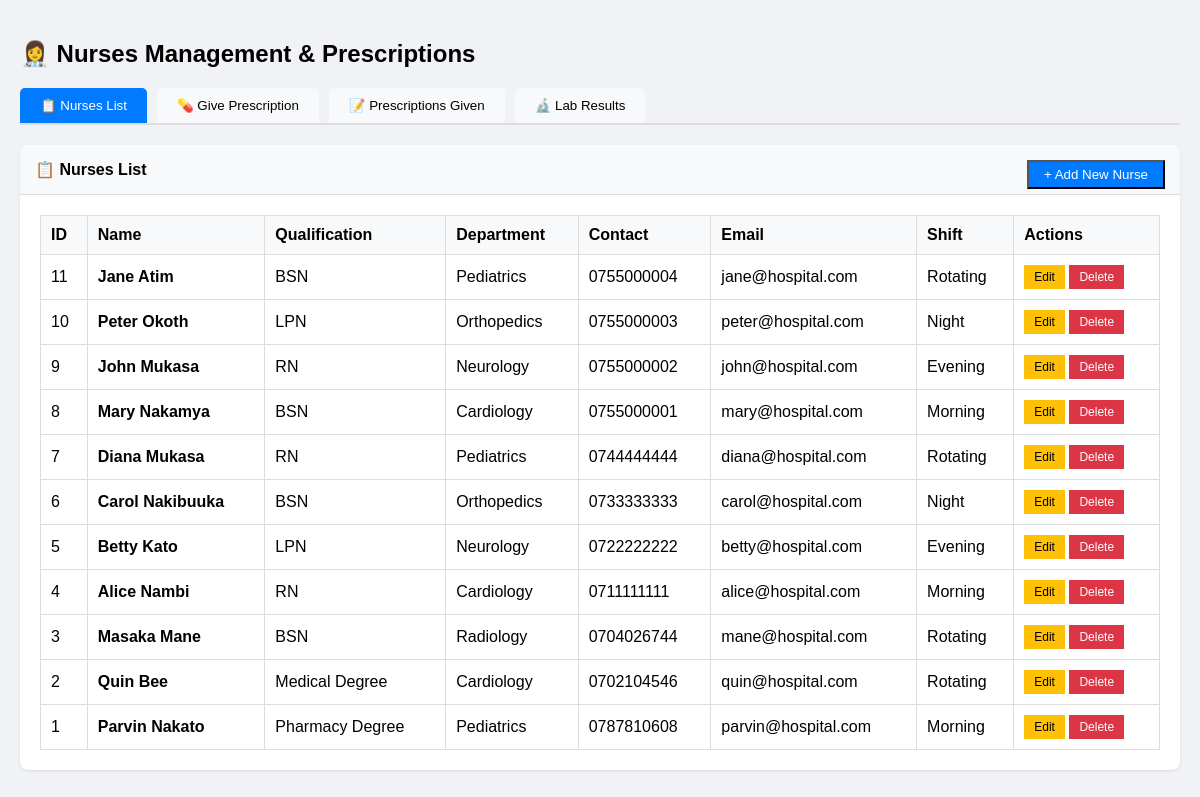
Page /try/nurses.php on the committed database.
### tables this page shows
CREATE TABLE `nurse` (
  `NurseID` int(11) NOT NULL,
  `FirstName` varchar(50) NOT NULL,
  `LastName` varchar(50) NOT NULL,
  `Qualification` varchar(200) NOT NULL,
  `ContactNo` varchar(20) NOT NULL,
  `Email` varchar(100) NOT NULL,
  `Username` varchar(50) DEFAULT NULL,
  `Password` varchar(255) DEFAULT NULL,
  `DepartmentID` int(11) DEFAULT NULL,
  `ShiftPreference` varchar(20) DEFAULT NULL CHECK (`ShiftPreference` in ('Morning','Evening','Night','Rotating')),
  `IsActive` tinyint(1) DEFAULT 1,
  `CreatedAt` timestamp NOT NULL DEFAULT current_timestamp(),
  `ProfileImage` varchar(255) DEFAULT NULL
);

CREATE TABLE `department` (
  `DepartmentID` int(11) NOT NULL,
  `DeptName` varchar(100) NOT NULL,
  `HeadDoctorID` int(11) DEFAULT NULL,
  `Description` text DEFAULT NULL,
  `CreatedAt` timestamp NOT NULL DEFAULT current_timestamp()
);

### try/nurses.php (the view, shortened to what this page needs)
<?php
require_once 'db_config.php';
$nurses = $conn->query("
    SELECT n.*, d.DeptName
    FROM Nurse n
    LEFT JOIN Department d ON n.DepartmentID = d.DepartmentID
    WHERE n.IsActive = 1
    ORDER BY n.NurseID DESC
");
?>
<!DOCTYPE html>
<html>
<head>
</head>
<body>
    <div class="container">
        <h2>👩‍⚕️ Nurses Management & Prescriptions</h2>
        <div class="nav-tabs">
            <button class="nav-tab active" onclick="showTab('nursesList')">📋 Nurses List</button>
            <button class="nav-tab" onclick="showTab('addPrescription')">💊 Give Prescription</button>
            <button class="nav-tab" onclick="showTab('prescriptionsList')">📝 Prescriptions Given</button>
            <button class="nav-tab" onclick="showTab('labResults')">🔬 Lab Results</button>
        </div>
        <div id="nursesList" class="tab-content active">
            <div class="card">
                <div class="card-header">
                    📋 Nurses List
                    <button class="btn-primary" style="float: right; padding: 5px 15px;" onclick="showAddNurseForm()">+ Add New Nurse</button>
                </div>
                <div class="card-body">
                    <div style="overflow-x: auto;">
                        <table class="table">
                            <thead>
                                <tr>
                                    <th>ID</th><th>Name</th><th>Qualification</th><th>Department</th>
                                    <th>Contact</th><th>Email</th><th>Shift</th><th>Actions</th>
                                </tr>
                            </thead>
                            <tbody>
                                <?php if($nurses && $nurses->num_rows > 0): ?>
                                    <?php while($row = $nurses->fetch_assoc()): ?>
                                    <tr>
                                        <td><?php echo $row['NurseID']; ?></td>
                                        <td><strong><?php echo htmlspecialchars($row['FirstName'] . ' ' . $row['LastName']); ?></strong></td>
                                        <td><?php echo htmlspecialchars($row['Qualification']); ?></td>
                                        <td><?php echo $row['DeptName'] ?? 'General'; ?></td>
                                        <td><?php echo $row['ContactNo']; ?></td>
                                        <td><?php echo $row['Email']; ?></td>
                                        <td><?php echo $row['ShiftPreference'] ?: 'Rotating'; ?></td>
                                        <td>
                                            <a href="?page=nurses&edit=<?php echo $row['NurseID']; ?>" class="btn-warning" style="padding: 5px 10px; text-decoration: none;">Edit</a>
                                            <a href="?page=nurses&delete_nurse=<?php echo $row['NurseID']; ?>" class="btn-danger" style="padding: 5px 10px; text-decoration: none;" onclick="return confirm('Delete this nurse?')">Delete</a>
                                        </td>
                                    </tr>
                                    <?php endwhile; ?>
                                <?php else: ?>
                                    <tr><td colspan="8" style="text-align: center;">No nurses found</td></tr>
                                <?php endif; ?>
                            </tbody>
                         </table>
                    </div>
                </div>
            </div>
        </div>
    </div>
</body>
</html>

### try/nurses.php (style rules this page uses)
body { font-family: Arial, sans-serif; background: #f0f2f5; margin: 0; padding: 20px; }
.container { max-width: 1200px; margin: 0 auto; }
.nav-tabs { display: flex; gap: 10px; margin-bottom: 20px; border-bottom: 2px solid #ddd; flex-wrap: wrap; }
.nav-tab { padding: 10px 20px; cursor: pointer; background: #f8f9fa; border: none; border-radius: 5px 5px 0 0; }
.nav-tab.active { background: #007bff; color: white; }
.tab-content { display: none; }
.tab-content.active { display: block; }
.card { background: white; border-radius: 8px; box-shadow: 0 1px 3px rgba(0,0,0,0.1); margin-bottom: 20px; }
.card-header { padding: 15px; border-bottom: 1px solid #ddd; font-weight: bold; background: #f8f9fa; border-radius: 8px 8px 0 0; }
.card-body { padding: 20px; }
.btn-primary { background: #007bff; color: white; }
.btn-danger { background: #dc3545; color: white; padding: 5px 10px; font-size: 12px; text-decoration: none; display: inline-block; }
.btn-warning { background: #ffc107; color: #000; padding: 5px 10px; font-size: 12px; text-decoration: none; display: inline-block; }
table { width: 100%; border-collapse: collapse; }
th, td { border: 1px solid #ddd; padding: 10px; text-align: left; }
th { background: #f8f9fa; }

### rows in the picture
nurse: NurseID "11", FirstName+LastName "Jane Atim", Qualification "BSN", DepartmentID.DeptName "Pediatrics", ContactNo "0755000004", Email "jane@hospital.com", ShiftPreference "Rotating"
nurse: NurseID "10", FirstName+LastName "Peter Okoth", Qualification "LPN", DepartmentID.DeptName "Orthopedics", ContactNo "0755000003", Email "peter@hospital.com", ShiftPreference "Night"
nurse: NurseID "9", FirstName+LastName "John Mukasa", Qualification "RN", DepartmentID.DeptName "Neurology", ContactNo "0755000002", Email "john@hospital.com", ShiftPreference "Evening"
nurse: NurseID "8", FirstName+LastName "Mary Nakamya", Qualification "BSN", DepartmentID.DeptName "Cardiology", ContactNo "0755000001", Email "mary@hospital.com", ShiftPreference "Morning"
nurse: NurseID "7", FirstName+LastName "Diana Mukasa", Qualification "RN", DepartmentID.DeptName "Pediatrics", ContactNo "0744444444", Email "diana@hospital.com", ShiftPreference "Rotating"
nurse: NurseID "6", FirstName+LastName "Carol Nakibuuka", Qualification "BSN", DepartmentID.DeptName "Orthopedics", ContactNo "0733333333", Email "carol@hospital.com", ShiftPreference "Night"
nurse: NurseID "5", FirstName+LastName "Betty Kato", Qualification "LPN", DepartmentID.DeptName "Neurology", ContactNo "0722222222", Email "betty@hospital.com", ShiftPreference "Evening"
nurse: NurseID "4", FirstName+LastName "Alice Nambi", Qualification "RN", DepartmentID.DeptName "Cardiology", ContactNo "0711111111", Email "alice@hospital.com", ShiftPreference "Morning"
nurse: NurseID "3", FirstName+LastName "Masaka Mane", Qualification "BSN", DepartmentID.DeptName "Radiology", ContactNo "0704026744", Email "mane@hospital.com", ShiftPreference "Rotating"
nurse: NurseID "2", FirstName+LastName "Quin Bee", Qualification "Medical Degree", DepartmentID.DeptName "Cardiology", ContactNo "0702104546", Email "quin@hospital.com", ShiftPreference "Rotating"
nurse: NurseID "1", FirstName+LastName "Parvin Nakato", Qualification "Pharmacy Degree", DepartmentID.DeptName "Pediatrics", ContactNo "0787810608", Email "parvin@hospital.com", ShiftPreference "Morning"
